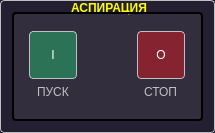
  <widget class="QGroupBox" name="aspiration">
   <property name="geometry">
    <rect>
     <x>371</x>
     <y>497</y>
     <width>215</width>
     <height>133</height>
    </rect>
   </property>
   <property name="styleSheet">
    <string notr="true">QGroupBox
{
	color: yellow;
	background-color: rgb(36, 31, 49);
	border: 1px solid silver;
	border-radius: 4px;
	font-weight: bold;

	padding-top: 1em;
}
QGroupBox:flat
{
	background-color: rgb(23, 64, 25);
}
QGroupBox::title
{
	subcontrol-origin: padding;
	subcontrol-position:  top center;
}
#panel
{
	border: 2px solid black;
	border-radius: 4px;
	background-color: rgba(61, 56, 70,150);
}
#start
{
	border: 1px solid silver;
	border-radius: 4px;
	color: white;
	background-color: rgba(38, 162, 105,150);
	padding: 4px;
}
#stop
{
	border: 1px solid silver;
	border-radius: 4px;
	color: white;
	background-color: rgba(192, 28, 40,150);
	padding: 4px;
}
#start:disabled,#stop:disabled
{
	background-color: rgba(154, 153, 150,100);
}

QLabel
{
	color: silver;
}
#running
{
	color: gray;
	font-weight: bold;
	image-position: right;
}
#running:enabled
{
	color: white;
	image: url(:/TREPEL/resources/green-led.png);
	image-position: right;
}
#emergency:enabled
{
	color: gray;
	font-weight: bold;
}
#emergency:enabled
{
	color: red;
	image: url(:/TREPEL/resources/red-led.png);
	image-position: left;
}
#preferences
{
	border: 1px none;
}</string>
   </property>
   <property name="title">
    <string>АСПИРАЦИЯ</string>
   </property>
   <layout class="QGridLayout" name="gridLayout_2">
    <item row="0" column="0">
     <widget class="QWidget" name="panel" native="true">
      <property name="sizePolicy">
       <sizepolicy hsizetype="Preferred" vsizetype="Expanding">
        <horstretch>0</horstretch>
        <verstretch>0</verstretch>
       </sizepolicy>
      </property>
      <layout class="QGridLayout" name="gridLayout">
       <property name="leftMargin">
        <number>3</number>
       </property>
       <property name="rightMargin">
        <number>3</number>
       </property>
       <property name="bottomMargin">
        <number>3</number>
       </property>
       <item row="1" column="0" colspan="2" alignment="Qt::AlignHCenter">
        <widget class="QWidget" name="controls" native="true">
         <layout class="QHBoxLayout" name="horizontalLayout_2">
          <property name="spacing">
           <number>20</number>
          </property>
          <property name="topMargin">
           <number>0</number>
          </property>
          <item alignment="Qt::AlignVCenter">
           <widget class="QWidget" name="startPlace" native="true">
            <property name="palette">
             <palette>
              <active>
               <colorrole role="Highlight">
                <brush brushstyle="SolidPattern">
                 <color alpha="255">
                  <red>249</red>
                  <green>240</green>
                  <blue>107</blue>
                 </color>
                </brush>
               </colorrole>
              </active>
              <inactive>
               <colorrole role="Highlight">
                <brush brushstyle="SolidPattern">
                 <color alpha="255">
                  <red>249</red>
                  <green>240</green>
                  <blue>107</blue>
                 </color>
                </brush>
               </colorrole>
              </inactive>
              <disabled>
               <colorrole role="Highlight">
                <brush brushstyle="SolidPattern">
                 <color alpha="255">
                  <red>145</red>
                  <green>145</green>
                  <blue>145</blue>
                 </color>
                </brush>
               </colorrole>
              </disabled>
             </palette>
            </property>
            <layout class="QVBoxLayout" name="verticalLayout">
             <property name="leftMargin">
              <number>0</number>
             </property>
             <property name="topMargin">
              <number>0</number>
             </property>
             <property name="rightMargin">
              <number>0</number>
             </property>
             <property name="bottomMargin">
              <number>0</number>
             </property>
             <item alignment="Qt::AlignHCenter">
              <widget class="QPushButton" name="start">
               <property name="minimumSize">
                <size>
                 <width>48</width>
                 <height>48</height>
                </size>
               </property>
               <property name="maximumSize">
                <size>
                 <width>48</width>
                 <height>48</height>
                </size>
               </property>
               <property name="cursor">
                <cursorShape>PointingHandCursor</cursorShape>
               </property>
               <property name="text">
                <string>I</string>
               </property>
              </widget>
             </item>
             <item alignment="Qt::AlignHCenter">
              <widget class="QLabel" name="startLabel">
               <property name="text">
                <string>ПУСК</string>
               </property>
              </widget>
             </item>
            </layout>
           </widget>
          </item>
          <item>
           <spacer name="horizontalSpacer">
            <property name="orientation">
             <enum>Qt::Horizontal</enum>
            </property>
            <property name="sizeHint" stdset="0">
             <size>
              <width>40</width>
              <height>20</height>
             </size>
            </property>
           </spacer>
          </item>
          <item alignment="Qt::AlignVCenter">
           <widget class="QWidget" name="stopPlace" native="true">
            <property name="palette">
             <palette>
              <active>
               <colorrole role="Highlight">
                <brush brushstyle="SolidPattern">
                 <color alpha="255">
                  <red>249</red>
                  <green>240</green>
                  <blue>107</blue>
                 </color>
                </brush>
               </colorrole>
              </active>
              <inactive>
               <colorrole role="Highlight">
                <brush brushstyle="SolidPattern">
                 <color alpha="255">
                  <red>249</red>
                  <green>240</green>
                  <blue>107</blue>
                 </color>
                </brush>
               </colorrole>
              </inactive>
              <disabled>
               <colorrole role="Highlight">
                <brush brushstyle="SolidPattern">
                 <color alpha="255">
                  <red>145</red>
                  <green>145</green>
                  <blue>145</blue>
                 </color>
                </brush>
               </colorrole>
              </disabled>
             </palette>
            </property>
            <layout class="QVBoxLayout" name="verticalLayout_2">
             <property name="leftMargin">
              <number>0</number>
             </property>
             <property name="topMargin">
              <number>0</number>
             </property>
             <property name="rightMargin">
              <number>0</number>
             </property>
             <property name="bottomMargin">
              <number>0</number>
             </property>
             <item alignment="Qt::AlignHCenter">
              <widget class="QPushButton" name="stop">
               <property name="minimumSize">
                <size>
                 <width>48</width>
                 <height>48</height>
                </size>
               </property>
               <property name="maximumSize">
                <size>
                 <width>48</width>
                 <height>16777215</height>
                </size>
               </property>
               <property name="cursor">
                <cursorShape>PointingHandCursor</cursorShape>
               </property>
               <property name="text">
                <string>O</string>
               </property>
              </widget>
             </item>
             <item alignment="Qt::AlignHCenter">
              <widget class="QLabel" name="stopLabel">
               <property name="text">
                <string>СТОП</string>
               </property>
              </widget>
             </item>
            </layout>
           </widget>
          </item>
         </layout>
        </widget>
       </item>
      </layout>
     </widget>
    </item>
   </layout>
  </widget>
